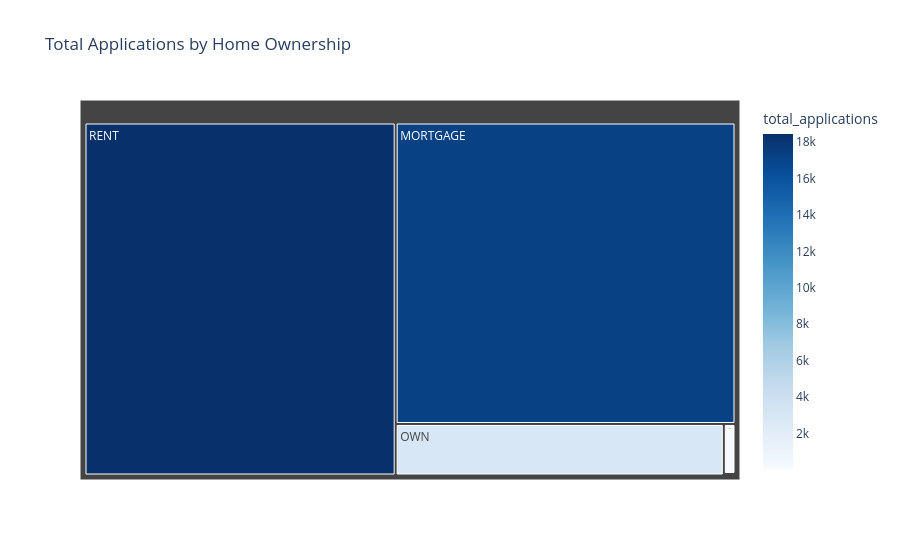

Notebook source saved alongside this figure:
### Code cell
# TOTAL APPLICATIONS BY HOME OWNERSHIP

applications_home_ownership = (
    df.groupby('home_ownership')['id']
      .count()
      .reset_index(name='total_applications')
)

fig = px.treemap(
    applications_home_ownership,
    path=['home_ownership'],
    values='total_applications',
    color='total_applications',
    color_continuous_scale='Blues',
    title='Total Applications by Home Ownership'
)

fig.show()

### Figure 1 — Plotly figure (JSON) as saved in the notebook; plotly's stock layout.template omitted (floating-point values rounded to 4 significant figures)
{"data": [{"branchvalues": "total", "customdata": [[17200.0], [3.0], [98.0], [2838.0], [18440.0]], "domain": {"x": [0, 1], "y": [0, 1]}, "hovertemplate": "labels=%{label}<br>total_applications_sum=%{value}<br>parent=%{parent}<br>id=%{id}<br>total_applications=%{color}<extra></extra>", "ids": ["MORTGAGE", "NONE", "OTHER", "OWN", "RENT"], "labels": ["MORTGAGE", "NONE", "OTHER", "OWN", "RENT"], "marker": {"coloraxis": "coloraxis", "colors": [17200.0, 3.0, 98.0, 2838.0, 18440.0]}, "name": "", "parents": ["", "", "", "", ""], "type": "treemap", "values": [17200.0, 3.0, 98.0, 2838.0, 18440.0]}], "layout": {"coloraxis": {"colorbar": {"title": {"text": "total_applications"}}, "colorscale": [[0, "rgb(247,251,255)"], [0.125, "rgb(222,235,247)"], [0.25, "rgb(198,219,239)"], [0.375, "rgb(158,202,225)"], [0.5, "rgb(107,174,214)"], [0.625, "rgb(66,146,198)"], [0.75, "rgb(33,113,181)"], [0.875, "rgb(8,81,156)"], [1, "rgb(8,48,107)"]]}, "legend": {"tracegroupgap": 0}, "title": {"text": "Total Applications by Home Ownership"}}}
